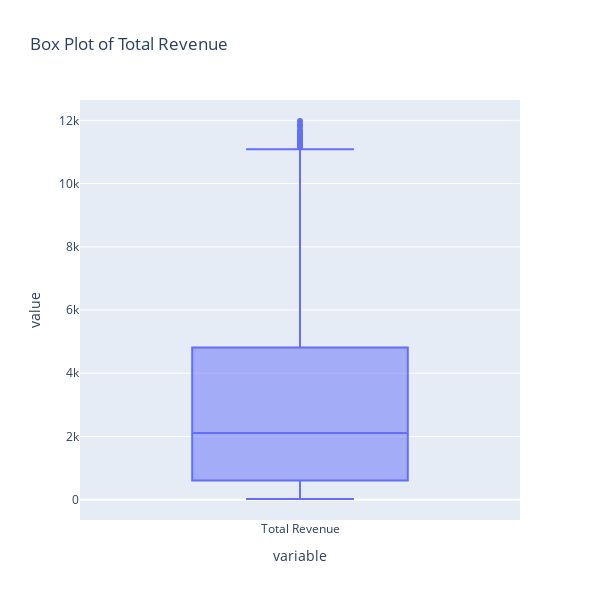

The cell this chart's notebook holds for it:
### Code cell
# using boxplot to visualize oulier for the "Total Revenue" feature
fig = px.box(
    df,
    y=["Total Revenue"],
    title="Box Plot of Total Revenue ",
    width=600,
    height=600
    # yaxis_title= "Numerical Features",
    # vert=False
)
fig.show()

### Figure 1 — Plotly figure (JSON) as saved in the notebook; plotly's stock layout.template omitted (floating-point values rounded to 4 significant figures; data arrays with more than 128 entries replaced by an {"elided": "..."} marker saying what was removed)
{"data": [{"alignmentgroup": "True", "hovertemplate": "variable=%{x}<br>value=%{y}<extra></extra>", "legendgroup": "", "marker": {"color": "#636efa"}, "name": "", "notched": false, "offsetgroup": "", "orientation": "v", "showlegend": false, "type": "box", "x": {"elided": "6923 str values"}, "x0": " ", "xaxis": "x", "y": {"elided": "6923 float values"}, "y0": " ", "yaxis": "y"}], "layout": {"boxmode": "group", "height": 600, "legend": {"tracegroupgap": 0}, "title": {"text": "Box Plot of Total Revenue "}, "width": 600, "xaxis": {"anchor": "y", "domain": [0, 1], "title": {"text": "variable"}}, "yaxis": {"anchor": "x", "domain": [0, 1], "title": {"text": "value"}}}}
